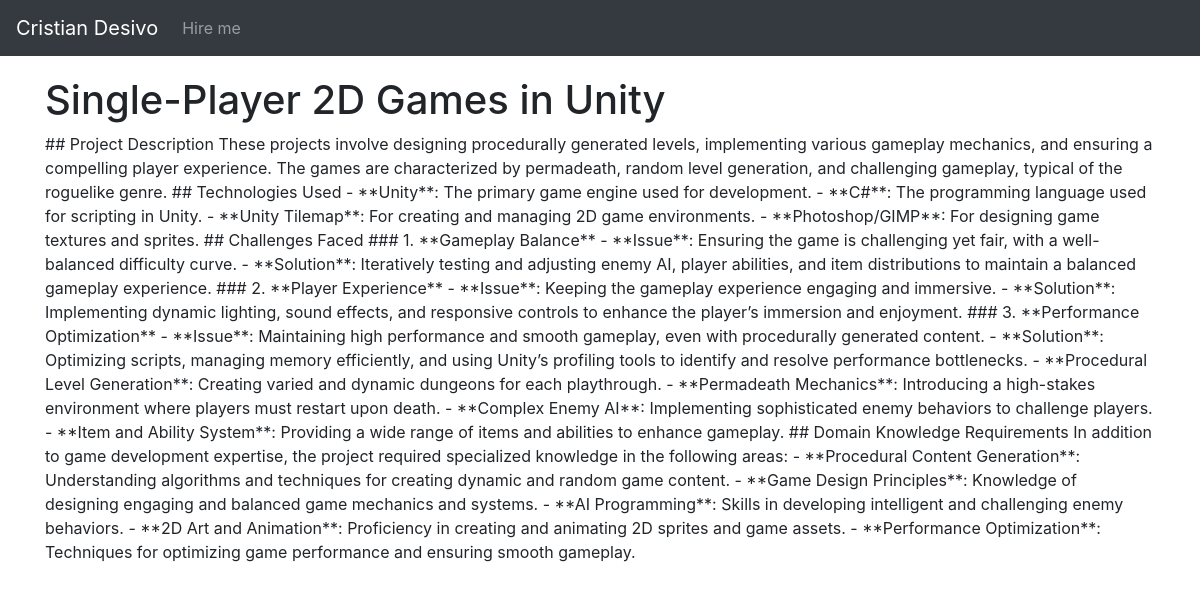
The page /project/8/ on the database its author committed.
### personal/models.py (models this page shows, shortened)
class Project(models.Model):
    id = models.AutoField(primary_key=True)
    title = models.CharField(max_length=100)
    description = models.TextField()
    markdown = models.TextField(blank=True)
    link = models.URLField(blank=True)
    image = models.ImageField(upload_to='images/', blank=True)
    priority = models.IntegerField(default=0)

### personal/views.py (the view)
# urls.py: path('project/<int:pk>/', views.project_detail, name='project_detail'),
def project_detail(request, pk):
    project = Project.objects.get(pk=pk)
    return render(request, 'personal/project_detail.html', {'project': project})

### personal/templates/personal/project_detail.html (shortened to what this page needs)
{% extends 'personal/base.html' %}
{% block content %}
    <h1>{{ project.title }}</h1>
    <md-block>{{ project.markdown }}</md-block>
{% endblock %}

### rows shown on the page
Project: title "Single-Player 2D Games in Unity", markdown "## Project Description These projects involve designing procedurally generated levels, implementing various gameplay mechanics, and ensuring a compelling player experience. The games are characterized by permadeath, random level generation, and challenging gameplay, typical of the roguelike genre. ## Technologies Used - **Unity**: The primary game engine used for development. - **C#**: The programming language used for scripting in Unity. - **Unity Tilemap**: For creating and managing 2D game environments. - **Photoshop/GIMP**: For designing game textures and sprites. ## Challenges Faced ### 1. **Gameplay Balance** - **Issue**: Ensuring the game is challenging yet fair, with a well-balanced…"
